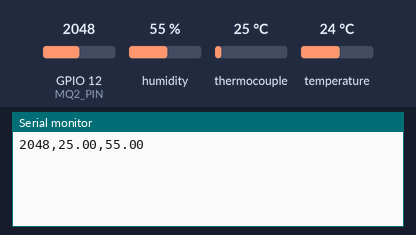
Recording of a sketch running on a simulated ESP32. Shown: the last lines printed to the serial monitor. Inputs (shaded band) come from the test bench; at power-on: humidity 55 %, thermocouple 25 °C, GPIO 12 (MQ2_PIN) = 2048, temperature 24 °C.

Above: at 1.7 s.
1.8 s: humidity set to 22 %
At 6.2 s:
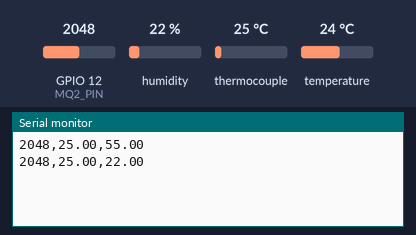
7.8 s: thermocouple set to 6 °C
At 12.1 s:
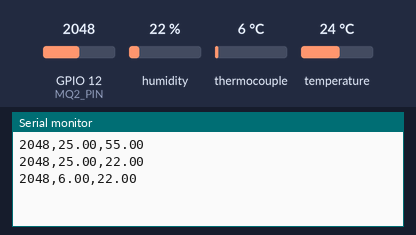
13.8 s: GPIO 12 (MQ2_PIN) set to 2866
At 16.8 s:
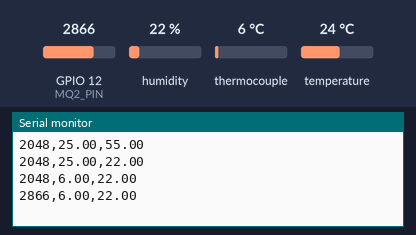
19.8 s: humidity set to 40 %
At 21.5 s:
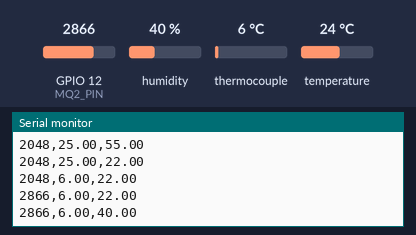
25.8 s: thermocouple set to 75 °C
At 25.8 s:
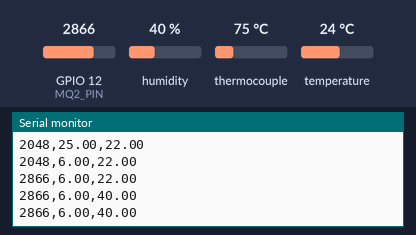
31.8 s: GPIO 12 (MQ2_PIN) set to 3972
At 36.7 s:
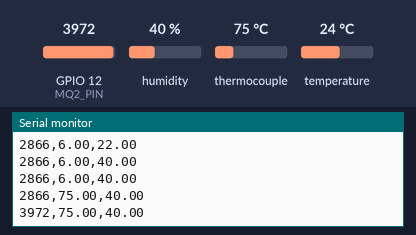
Timing chart, 0 to 38.2 s (numbered marks = the images above; inputs shaded):
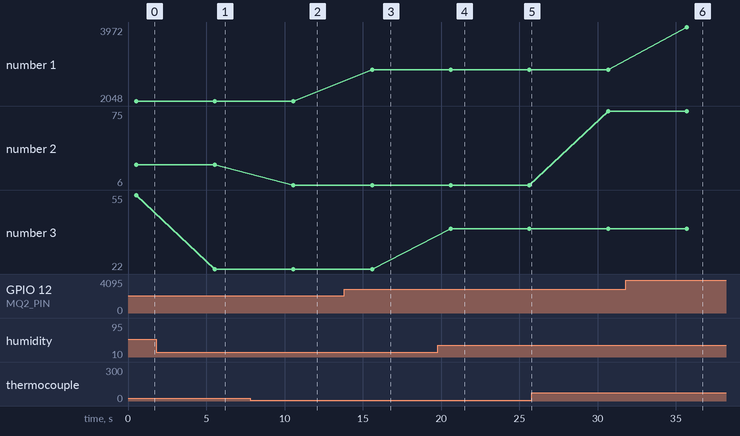

Measured:
- after the input at 1.8 s, the serial monitor: prints a new line after 3.7 s (image 1)
- after the input at 7.8 s, the serial monitor: prints a new line after 2.8 s (image 2)
- after the input at 13.8 s, the serial monitor: prints a new line after 1.8 s (image 3)
- after the input at 19.8 s, the serial monitor: prints a new line after 0.82 s (image 4)
- after the input at 31.8 s, the serial monitor: prints a new line after 3.9 s (image 6)
- plotted number 1: 2048 → 2866 after the input at 13.8 s, 2866 → 3972 after the input at 31.8 s
- plotted number 2: 25 → 6 after the input at 7.8 s, 6 → 75 after the input at 25.8 s
- plotted number 3: 55 → 22 after the input at 1.8 s, 22 → 40 after the input at 19.8 s

The sketch:

csv_sensor_reading.ino
```cpp
/*
  Data reading and saving Sketch (temporarily using a local CSV file to manage data)
  Sensors: MQ2 (gas/smoke), MAX6675 + K-type Thermocouple, DHT11 (temp/humidity)
  Data is saved to a csv file every 5 seconds.

  Required Libraries (install via Library Manager):
  - "MAX6675 library" by Adafruit (or "max6675" by Rob Tillaart)
  - "DHT sensor library" by Adafruit (+ "Adafruit Unified Sensor" dependency)
*/

#include <max6675.h>
#include <DHT.h>

// Pin Definitions
// MQ2
#define MQ2_PIN 12          // analog pin for MQ2

// MAX6675
#define MAX6675_SCK_PIN 27   // SCK pin
#define MAX6675_CS_PIN  26   // CS pin
#define MAX6675_SO_PIN  25   // SO (MISO) pin

// DHT11
#define DHT_PIN 13           // digital pin for DHT11
#define DHT_TYPE DHT11

// Objects
MAX6675 thermocouple(MAX6675_SCK_PIN, MAX6675_CS_PIN, MAX6675_SO_PIN);
DHT dht(DHT_PIN, DHT_TYPE);

void setup() {
  Serial.begin(9600);
  dht.begin();

  // MAX6675 needs a moment to stabilize after power-up
  delay(500);
}

void loop() {
  // MQ2
  int mq2Value = analogRead(MQ2_PIN);
  // MAX6675 + K-type Thermocouple
  float tempC = thermocouple.readCelsius();
  // DHT11
  float humidity = dht.readHumidity();

  if (isnan(tempC)) {
    Serial.println("Error reading thermocouple! Check wiring/connection.");
  }
  if (isnan(humidity)) {
    Serial.println("Error reading DHT11 sensor!");
  }
  else {;}

  // Creates a CSV string and prints it to the serial monitor to be read
  String CSVstring = String(mq2Value) + ","
                    + String(tempC) + ","
                    + String(humidity);
  Serial.println(CSVstring);

  delay(5000); // wait 5s for the next reading
}
```
